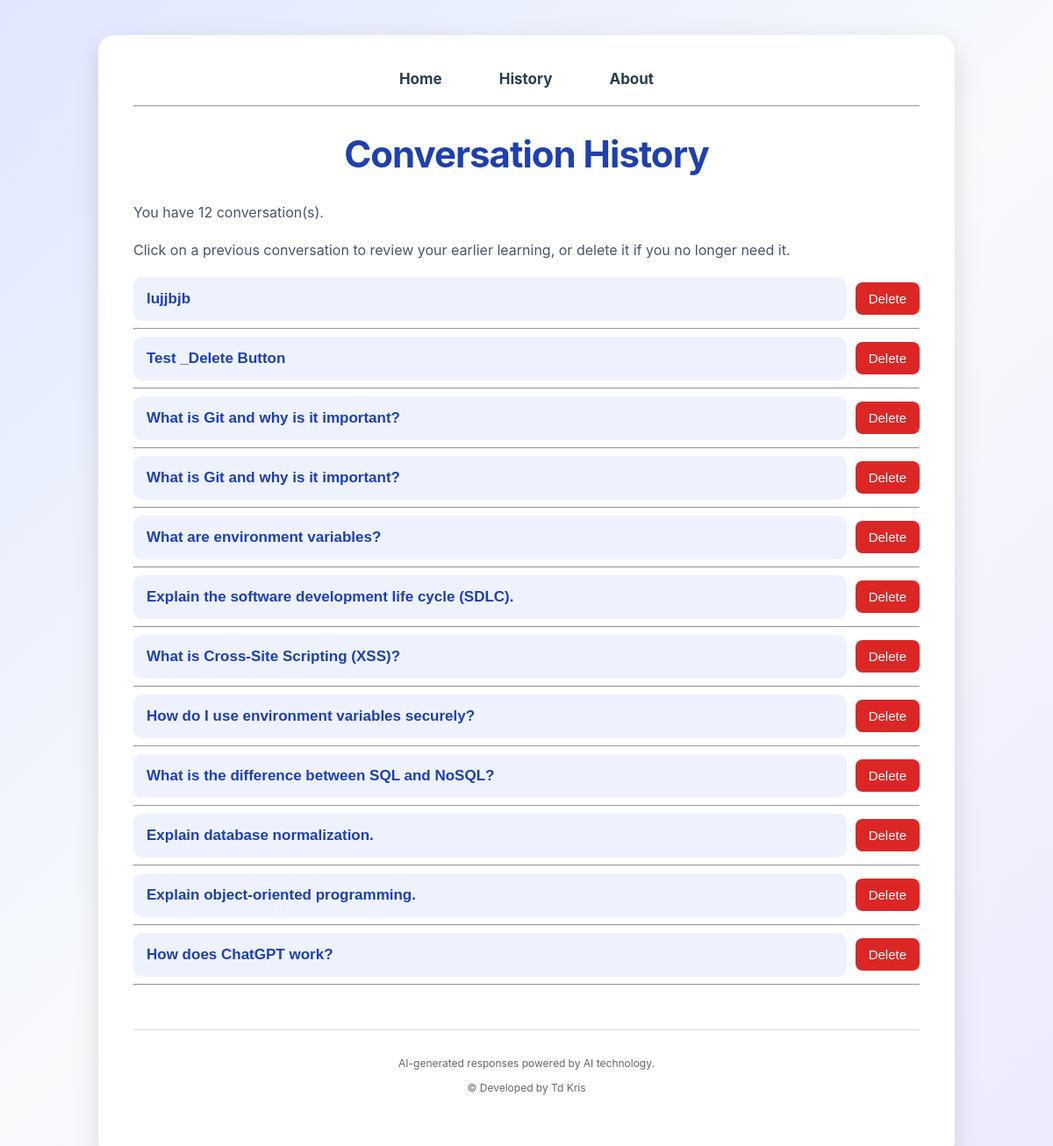
The app's page /history with its own data.
### tables this page shows
CREATE TABLE conversations(
            id INTEGER PRIMARY KEY AUTOINCREMENT,
            question TEXT,
            answer TEXT,
            created_at TIMESTAMP DEFAULT CURRENT_TIMESTAMP
        );

### app/main.py (the view)
@app.get("/history", response_class=HTMLResponse)
async def history(request: Request):
    conversations = get_all_conversations()
    return templates.TemplateResponse(
        request=request,
        name="history.html",
        context={
            "request": request,
            "conversations": conversations
        }
    )

### app/templates/history.html (shortened to what this page needs)
<!DOCTYPE html>
<html>
<head>
    <link rel="stylesheet" href="/static/style.css">
</head>
<body>
<div class="container">
<nav>
    <a href="/">Home</a>
    <a href="/history">History</a>
    <a href="/about">About</a>
</nav>
<hr>
<h1>Conversation History</h1>
<p>You have {{ conversations|length }} conversation(s).</p>
<p>Click on a previous conversation to review your earlier learning, or delete it if you no longer need it.</p>
{% if conversations %}
{% for conversation in conversations %}
    <div class="history-menu">
    <div class="history-header">
    <button class="history-question" onclick="toggleanswer('{{ loop.index }}')">
    {{ conversation["question"] }}
    </button>
    <form method="post"
        action="/delete/{{ conversation['id'] }}"
        onsubmit="return confirm('Are you sure you want to delete this conversation?');">
        <button class="delete-button" type="submit">
         Delete
    </button>
    </form>
</div>
</div>
<hr>
{% endfor %}
{% else %}
<div class="no-history">
    <h3> No Conversation History </h3>
</div>
{% endif %}
    <footer>
    <p>
         AI-generated responses powered by AI technology.
    </p>
    <p>
        &copy;  Developed by Td Kris
    </p>
</footer>
</div>
</body>
</html>

### static/style.css (style rules this page uses)
body { font-family: "Inter", "Segoe UI", sans-serif; background: linear-gradient( 135deg, #e0e7ff, #f8fafc, #ede9fe ); margin: 0; padding: 40px; }
.container { width: 80%; max-width: 900px; margin: auto; background: white; padding: 40px; border-radius: 18px; box-shadow: 0 10px 30px rgba(0,0,0,0.12); }
nav { text-align: center; margin-bottom: 20px; display: flex; justify-content: center; align-items: center; gap: 25px; }
nav a { text-decoration: none; color: #2c3e50; font-weight: bold; margin: 0 20px; font-size: 17px; }
h1 { text-align: center; font-size: 42px; font-weight: 700; color: #1e40af; letter-spacing: -1px; }
p { color: #475569; line-height: 1.7; font-size: 16px; }
button { background:linear-gradient( 90deg, #2563eb, #7c3aed ); color: white; border: none; padding: 8px 16px; border-radius: 5px; font-size: 15px; cursor: pointer; transition: 0.3s; }
.history-question { width: 100%; text-align: left; background: #eef2ff; color: #1e40af; padding: 15px; border: none; border-radius: 10px; font-size: 17px; font-weight: 600; cursor: pointer; }
.history-header { display:flex; justify-content:space-between; align-items:center; gap:10px; }
.delete-button { background:#dc2626; color:white; padding:10px 15px; border-radius:8px; border:none; cursor:pointer; }
footer { text-align: center; margin-top: 50px; padding: 20px; border-top: 1px solid #ddd; }
footer p { margin: 8px 0; font-size: 12px; color: #666; }

### records on screen
conversations: question "lujjbjb"
conversations: question "Test _Delete Button"
conversations: question "What is Git and why is it important?"
conversations: question "What is Git and why is it important?"
conversations: question "What are environment variables?"
conversations: question "Explain the software development life cycle (SDLC)."
conversations: question "What is Cross-Site Scripting (XSS)?"
conversations: question "How do I use environment variables securely?"
conversations: question "What is the difference between SQL and NoSQL?"
conversations: question "Explain database normalization."
conversations: question "Explain object-oriented programming."
conversations: question "How does ChatGPT work?"

### other values on screen
{{ conversations|length }} "12"
